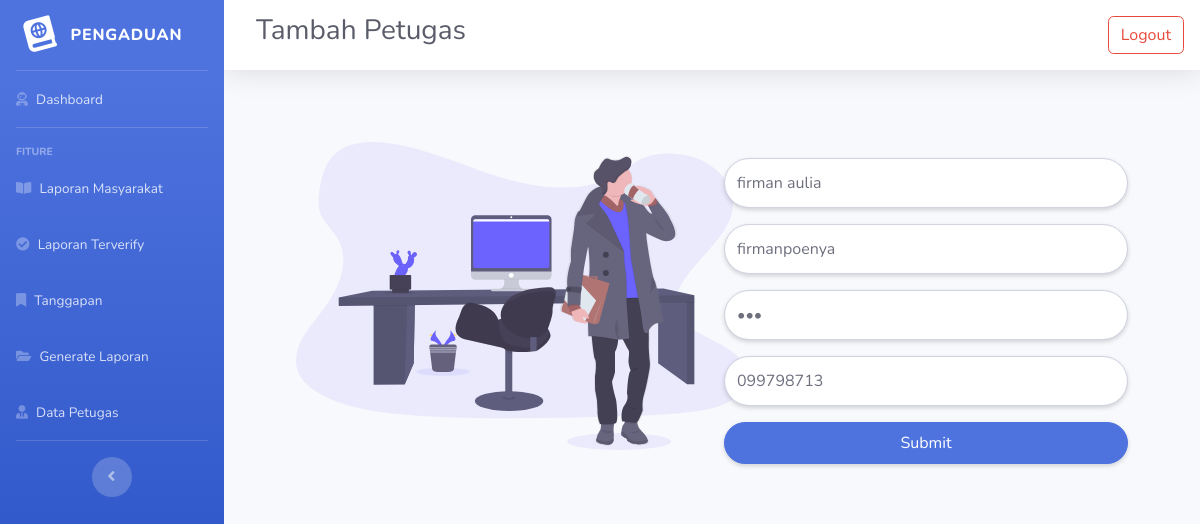
Page /src/admin/edit.php?id_petugas=1 on the committed database.
### tables this page shows
CREATE TABLE `petugas` (
  `id_petugas` int(11) NOT NULL,
  `nama_petugas` varchar(35) NOT NULL,
  `username` varchar(25) NOT NULL,
  `password` varchar(32) NOT NULL,
  `telp` varchar(13) NOT NULL,
  `level` enum('admin','petugas') NOT NULL
);

### src/admin/edit.php (the view, shortened to what this page needs)
<?php
require '../../public/app.php';
require '../layouts/header.php';
require '../layouts/navAdmin.php';
$id = $_GET["id_petugas"];
$result = mysqli_query($conn, "SELECT * FROM petugas WHERE id_petugas = $id");
?>
<div class="p-5">
  <div class="row">
    <div class="col-6">
      <div class="image">
        <img src="../../assets/img/officer.svg" width="450" alt="">
      </div>
    </div>
    <div class="col-6">
      <form action="" method="POST">
        <?php while ($row = mysqli_fetch_assoc($result)) : ?>
          <div class="form-group">
            <input type="text" class="form-control py-4 shadow-sm" value="<?= $row['nama_petugas']; ?>" style="border-radius: 25px;" name="nama_petugas">
          </div>
          <div class="form-group">
            <input type="text" class="form-control py-4 shadow-sm" value="<?= $row['username']; ?>" style="border-radius: 25px;" name="username">
          </div>
          <div class="form-group">
            <input type="password" class="form-control py-4 shadow-sm" value="<?= $row['password']; ?>" style="border-radius: 25px;" name="password">
          </div>
          <div class="form-group">
            <input type="number" class="form-control py-4 shadow-sm" value="<?= $row['telp']; ?>" style="border-radius: 25px;" name="telp">
          </div>
          <div class="button">
            <button class="btn btn-primary shadow-sm py-2 col-12" name="submit" style="border-radius: 25px;">Submit</button>
          </div>
        <?php endwhile; ?>
      </form>
    </div>
  </div>
</div>
<?php require '../layouts/footer.php'; ?>

### rows in the picture
petugas: nama_petugas "firman aulia", username "firmanpoenya", telp "099798713"

### other values in the picture
$title "Tambah Petugas"
